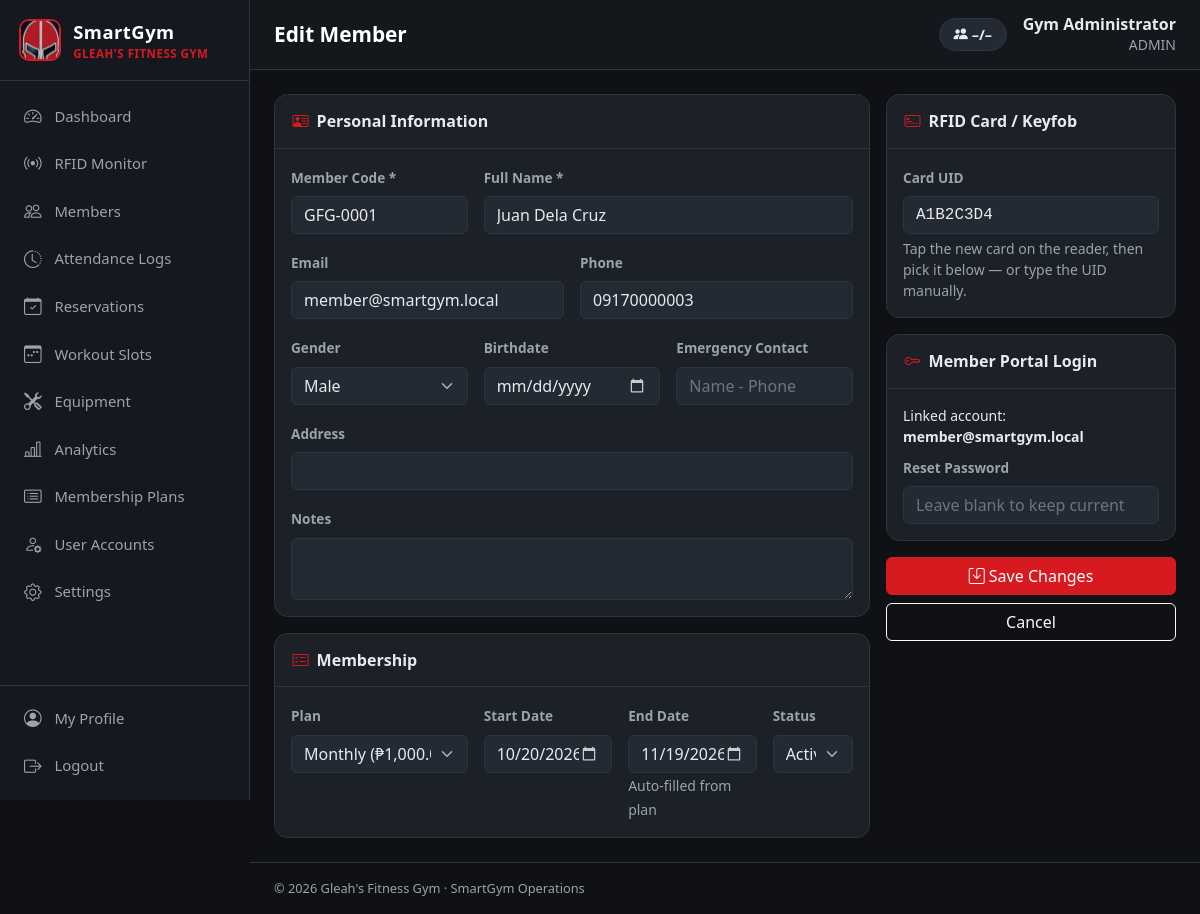
Screenshot of /member_form.php?id=1 (signed in) with the database file from the repository.
### tables this page shows
CREATE TABLE users (
  id INT UNSIGNED AUTO_INCREMENT PRIMARY KEY,
  full_name VARCHAR(120) NOT NULL,
  email VARCHAR(150) NOT NULL UNIQUE,
  phone VARCHAR(30) NULL,
  password_hash VARCHAR(255) NOT NULL,
  role ENUM('admin','staff','member') NOT NULL DEFAULT 'member',
  status ENUM('active','disabled') NOT NULL DEFAULT 'active',
  last_login_at DATETIME NULL,
  created_at DATETIME NOT NULL DEFAULT CURRENT_TIMESTAMP
);

CREATE TABLE members (
  id INT UNSIGNED AUTO_INCREMENT PRIMARY KEY,
  user_id INT UNSIGNED NULL UNIQUE,
  member_code VARCHAR(20) NOT NULL UNIQUE,
  full_name VARCHAR(120) NOT NULL,
  email VARCHAR(150) NULL,
  phone VARCHAR(30) NULL,
  gender ENUM('Male','Female','Other') NULL,
  birthdate DATE NULL,
  address VARCHAR(255) NULL,
  emergency_contact VARCHAR(150) NULL,
  rfid_uid VARCHAR(32) NULL UNIQUE,
  plan_id INT UNSIGNED NULL,
  membership_start DATE NULL,
  membership_end DATE NULL,
  status ENUM('active','inactive','suspended') NOT NULL DEFAULT 'active',
  is_inside TINYINT(1) NOT NULL DEFAULT 0,
  last_scan_at DATETIME NULL,
  notes TEXT NULL,
  created_at DATETIME NOT NULL DEFAULT CURRENT_TIMESTAMP,
  CONSTRAINT fk_members_user FOREIGN KEY (user_id) REFERENCES users(id) ON DELETE SET NULL,
  CONSTRAINT fk_members_plan FOREIGN KEY (plan_id) REFERENCES membership_plans(id) ON DELETE SET NULL,
  INDEX idx_members_inside (is_inside)
);

CREATE TABLE membership_plans (
  id INT UNSIGNED AUTO_INCREMENT PRIMARY KEY,
  name VARCHAR(80) NOT NULL,
  duration_days INT UNSIGNED NOT NULL,
  price DECIMAL(10,2) NOT NULL DEFAULT 0,
  description VARCHAR(255) NULL,
  is_active TINYINT(1) NOT NULL DEFAULT 1,
  created_at DATETIME NOT NULL DEFAULT CURRENT_TIMESTAMP
);

### includes/helpers.php (called while the page is built, shortened)
<?php
function db(): PDO
{
    static $pdo = null;
    if ($pdo === null) {
        $dsn = 'mysql:host=' . DB_HOST . ';port=' . DB_PORT . ';dbname=' . DB_NAME . ';charset=utf8mb4';
        $pdo = new PDO($dsn, DB_USER, DB_PASS, [
            PDO::ATTR_ERRMODE => PDO::ERRMODE_EXCEPTION,
            PDO::ATTR_DEFAULT_FETCH_MODE => PDO::FETCH_ASSOC,
            PDO::ATTR_EMULATE_PREPARES => false,
        ]);
        $pdo->exec("SET time_zone = '" . date('P') . "'");
    }
    return $pdo;
}
function q(string $sql, array $params = []): PDOStatement
{
    $st = db()->prepare($sql);
    $st->execute($params);
    return $st;
}
function e($value): string
{
    return htmlspecialchars((string)($value ?? ''), ENT_QUOTES, 'UTF-8');
}
function setting(string $key, $default = null)
{
    static $cache = null;
    if ($cache === null) {
        $cache = [];
        foreach (q('SELECT `key`, `value` FROM settings')->fetchAll() as $row) {
            $cache[$row['key']] = $row['value'];
        }
    }
    return $cache[$key] ?? $default;
}
function get(string $key, $default = '')
{
    $v = $_GET[$key] ?? $default;
    return is_string($v) ? trim($v) : $v;
}

### includes/auth.php (called while the page is built, shortened)
<?php
function current_user(): ?array
{
    static $user = false;
    if ($user === false) {
        $user = null;
        if (!empty($_SESSION['user_id'])) {
            $user = q("SELECT * FROM users WHERE id = ? AND status = 'active'", [$_SESSION['user_id']])->fetch() ?: null;
        }
    }
    return $user;
}
function require_login(): array
{
    $user = current_user();
    return $user;
}
function require_role(string ...$roles): array
{
    $user = require_login();
    return $user;
}

### member_form.php (the view, shortened to what this page needs)
<?php
$user = require_role('admin', 'staff');
$id = (int)get('id');
$member = $id ? q('SELECT * FROM members WHERE id = ?', [$id])->fetch() : null;
$linkedUser = ($member && $member['user_id']) ? q('SELECT * FROM users WHERE id = ?', [$member['user_id']])->fetch() : null;
$page_title = $member ? 'Edit Member' : 'Add Member';
$plans = q('SELECT * FROM membership_plans WHERE is_active = 1 OR id = ? ORDER BY duration_days', [$member['plan_id'] ?? 0])->fetchAll();
$data = $member ?: [
    'member_code' => next_member_code(), 'full_name' => '', 'email' => '', 'phone' => '', 'gender' => '', 'birthdate' => '',
    'address' => '', 'emergency_contact' => '', 'rfid_uid' => get('uid'), 'plan_id' => '', 'membership_start' => today(),
    'membership_end' => '', 'status' => 'active', 'notes' => '',
];
require __DIR__ . '/includes/header.php';
?>
<form method="post" class="row g-3">
    <div class="col-lg-8">
        <div class="card mb-3">
            <div class="card-header"><i class="bi bi-person-vcard"></i> Personal Information</div>
            <div class="card-body row g-3">
                <div class="col-md-4"><label class="form-label">Member Code *</label><input name="member_code" class="form-control" value="<?= e($data['member_code']) ?>" required></div>
                <div class="col-md-8"><label class="form-label">Full Name *</label><input name="full_name" class="form-control" value="<?= e($data['full_name']) ?>" required></div>
                <div class="col-md-6"><label class="form-label">Email</label><input type="email" name="email" class="form-control" value="<?= e($data['email']) ?>"></div>
                <div class="col-md-6"><label class="form-label">Phone</label><input name="phone" class="form-control" value="<?= e($data['phone']) ?>" placeholder="09XXXXXXXXX"></div>
                <div class="col-md-4"><label class="form-label">Gender</label>
                    <select name="gender" class="form-select"><option value="">—</option>
                        <?php foreach (['Male', 'Female', 'Other'] as $g): ?><option <?= $data['gender'] === $g ? 'selected' : '' ?>><?= $g ?></option><?php endforeach; ?>
                    </select></div>
                <div class="col-md-4"><label class="form-label">Birthdate</label><input type="date" name="birthdate" class="form-control" value="<?= e($data['birthdate']) ?>"></div>
                <div class="col-md-4"><label class="form-label">Emergency Contact</label><input name="emergency_contact" class="form-control" value="<?= e($data['emergency_contact']) ?>" placeholder="Name - Phone"></div>
                <div class="col-12"><label class="form-label">Address</label><input name="address" class="form-control" value="<?= e($data['address']) ?>"></div>
                <div class="col-12"><label class="form-label">Notes</label><textarea name="notes" rows="2" class="form-control"><?= e($data['notes']) ?></textarea></div>
            </div>
        </div>
        <div class="card">
            <div class="card-header"><i class="bi bi-card-checklist"></i> Membership</div>
            <div class="card-body row g-3">
                <div class="col-md-4"><label class="form-label">Plan</label>
                    <select name="plan_id" id="plan_id" class="form-select"><option value="">— No plan —</option>
                        <?php foreach ($plans as $pl): ?><option value="<?= $pl['id'] ?>" data-days="<?= $pl['duration_days'] ?>" <?= (string)$data['plan_id'] === (string)$pl['id'] ? 'selected' : '' ?>><?= e($pl['name']) ?> (<?= peso($pl['price']) ?>)</option><?php endforeach; ?>
                    </select></div>
                <div class="col-md-3"><label class="form-label">Start Date</label><input type="date" name="membership_start" id="m_start" class="form-control" value="<?= e($data['membership_start']) ?>"></div>
                <div class="col-md-3"><label class="form-label">End Date</label><input type="date" name="membership_end" id="m_end" class="form-control" value="<?= e($data['membership_end']) ?>"><small class="text-secondary">Auto-filled from plan</small></div>
                <div class="col-md-2"><label class="form-label">Status</label>
                    <select name="status" class="form-select"><?php foreach (['active', 'inactive', 'suspended'] as $s): ?><option value="<?= $s ?>" <?= $data['status'] === $s ? 'selected' : '' ?>><?= ucfirst($s) ?></option><?php endforeach; ?></select></div>
            </div>
        </div>
    </div>
    <div class="col-lg-4">
        <div class="card mb-3">
            <div class="card-header"><i class="bi bi-credit-card-2-front"></i> RFID Card / Keyfob</div>
            <div class="card-body">
                <label class="form-label">Card UID</label>
                <input name="rfid_uid" id="rfid_uid" class="form-control font-monospace" value="<?= e($data['rfid_uid']) ?>" placeholder="e.g. A1B2C3D4">
                <small class="text-secondary d-block mt-1">Tap the new card on the reader, then pick it below — or type the UID manually.</small>
            </div>
        </div>
        <div class="card mb-3">
            <div class="card-header"><i class="bi bi-key"></i> Member Portal Login</div>
            <div class="card-body">
                <?php if ($linkedUser): ?>
                    <p class="small mb-2">Linked account: <b><?= e($linkedUser['email']) ?></b></p>
                    <label class="form-label">Reset Password</label>
                    <input type="password" name="password" class="form-control" placeholder="Leave blank to keep current" autocomplete="new-password">
                <?php endif; ?>
            </div>
        </div>
        <div class="d-grid gap-2">
            <button class="btn btn-primary"><i class="bi bi-save"></i> <?= $member ? 'Save Changes' : 'Register Member' ?></button>
            <a href="<?= $member ? 'member_view.php?id=' . $member['id'] : 'members.php' ?>" class="btn btn-outline-light">Cancel</a>
        </div>
    </div>
</form>
<?php
require __DIR__ . '/includes/footer.php';

### includes/header.php (shortened to what this page needs)
<?php
$user = current_user();
$page_title = $page_title ?? 'Dashboard';
$active = $active ?? basename($_SERVER['SCRIPT_NAME'], '.php');
$gymName = setting('gym_name', "Gleah's Fitness Gym");
$nav = [
    ['dashboard', 'Dashboard', 'speedometer2', ['admin', 'staff', 'member']],
    ['rfid_monitor', 'RFID Monitor', 'broadcast', ['admin', 'staff']],
    ['members', 'Members', 'people', ['admin', 'staff']],
    ['access_logs', 'Attendance Logs', 'clock-history', ['admin', 'staff']],
    ['my_attendance', 'My Attendance', 'clock-history', ['member']],
    ['reservations', 'Reservations', 'calendar-check', ['admin', 'staff', 'member']],
    ['slots', 'Workout Slots', 'calendar3-week', ['admin', 'staff']],
    ['equipment', 'Equipment', 'tools', ['admin', 'staff']],
    ['analytics', 'Analytics', 'bar-chart-line', ['admin']],
    ['plans', 'Membership Plans', 'card-list', ['admin']],
    ['users', 'User Accounts', 'person-gear', ['admin']],
    ['settings', 'Settings', 'gear', ['admin']],
];
?>
<!doctype html>
<html lang="en">
<head>
    <link href="https://cdn.jsdelivr.net/npm/bootstrap@5.3.3/dist/css/bootstrap.min.css" rel="stylesheet">
    <link href="https://cdn.jsdelivr.net/npm/bootstrap-icons@1.11.3/font/bootstrap-icons.min.css" rel="stylesheet">
    <link href="assets/css/style.css" rel="stylesheet">
</head>
<body>
<div class="app-shell">
    <aside class="sidebar" id="sidebar">
        <a href="dashboard.php" class="brand">
            <img src="assets/img/helmet.png" alt="">
            <div>
                <div class="brand-title">SmartGym</div>
                <div class="brand-sub"><?= e($gymName) ?></div>
            </div>
        </a>
        <nav class="nav flex-column">
            <?php foreach ($nav as [$file, $label, $icon, $roles]): if (!in_array($user['role'], $roles, true)) continue; ?>
                <a class="nav-link<?= $active === $file ? ' active' : '' ?>" href="<?= $file ?>.php">
                    <i class="bi bi-<?= $icon ?>"></i><span><?= e($label) ?></span>
                </a>
            <?php endforeach; ?>
        </nav>
        <div class="sidebar-footer">
            <a class="nav-link<?= $active === 'profile' ? ' active' : '' ?>" href="profile.php"><i class="bi bi-person-circle"></i><span>My Profile</span></a>
            <a class="nav-link" href="logout.php"><i class="bi bi-box-arrow-right"></i><span>Logout</span></a>
        </div>
    </aside>
    <main class="main">
        <header class="topbar">
            <h1 class="page-title"><?= e($page_title) ?></h1>
            <div class="ms-auto d-flex align-items-center gap-3">
                <div class="capacity-pill" data-capacity-pill title="Members currently inside">
                    <i class="bi bi-people-fill"></i> <span data-cap-inside>–</span>/<span data-cap-max>–</span>
                </div>
                <div class="text-end d-none d-sm-block lh-sm">
                    <div class="fw-semibold"><?= e($user['full_name']) ?></div>
                    <small class="text-secondary text-uppercase"><?= e($user['role']) ?></small>
                </div>
            </div>
        </header>
        <div class="content">

### assets/css/style.css (style rules this page uses)
:root { --sg-red: #d71920; --sg-red-dark: #a50f15; --sg-black: #0f1115; --sg-sidebar: #15181e; --sg-surface: #1c2027; --sg-surface-2: #242a33; --sg-border: #2e3540; --sg-text: #e8eaed; --sg-muted: #9aa3ae; --bs-primary: #d71920; --bs-primary-rgb: 215, 25, 32; --bs-link-color: #ff4d55; --bs-link-hover-color: #ff7a80; }
body { background: var(--sg-black); color: var(--sg-text); font-family: "Segoe UI", system-ui, -apple-system, Roboto, sans-serif; }
.app-shell { display: flex; min-height: 100vh; }
.sidebar { width: 250px; flex-shrink: 0; background: var(--sg-sidebar); border-right: 1px solid var(--sg-border); display: flex; flex-direction: column; position: sticky; top: 0; height: 100vh; overflow-y: auto; z-index: 1040; }
.brand { display: flex; align-items: center; gap: .75rem; padding: 1.1rem 1.2rem; text-decoration: none; border-bottom: 1px solid var(--sg-border); }
.brand img { width: 42px; height: 42px; object-fit: cover; border-radius: 10px; border: 2px solid var(--sg-red); }
.brand-title { color: #fff; font-weight: 800; font-size: 1.15rem; letter-spacing: .5px; }
.brand-sub { color: var(--sg-red); font-size: .72rem; font-weight: 700; text-transform: uppercase; letter-spacing: .5px; }
.sidebar .nav { padding: .75rem .6rem; flex: 1; }
.sidebar .nav-link { color: var(--sg-muted); display: flex; align-items: center; gap: .75rem; padding: .6rem .85rem; border-radius: .5rem; font-weight: 500; font-size: .93rem; margin-bottom: 2px; transition: background .15s, color .15s; }
.sidebar .nav-link i { font-size: 1.1rem; width: 1.2rem; text-align: center; }
.sidebar-footer { padding: .6rem; border-top: 1px solid var(--sg-border); }
.main { flex: 1; min-width: 0; display: flex; flex-direction: column; }
.topbar { display: flex; align-items: center; gap: 1rem; padding: .9rem 1.5rem; background: rgba(21, 24, 30, .92); border-bottom: 1px solid var(--sg-border); position: sticky; top: 0; z-index: 1030; backdrop-filter: blur(6px); }
.page-title { font-size: 1.3rem; font-weight: 700; margin: 0; color: #fff; }
.content { padding: 1.5rem; flex: 1; }
.capacity-pill { background: var(--sg-surface-2); border: 1px solid var(--sg-border); border-radius: 999px; padding: .3rem .85rem; font-weight: 700; font-size: .9rem; }
.card { background: var(--sg-surface); border: 1px solid var(--sg-border); border-radius: .85rem; color: var(--sg-text); }
.card-header { background: transparent; border-bottom: 1px solid var(--sg-border); font-weight: 700; padding: .9rem 1.1rem; display: flex; align-items: center; gap: .5rem; }
.card-header .bi { color: var(--sg-red); }
.form-control, .form-select { background-color: var(--sg-surface-2); border-color: var(--sg-border); color: var(--sg-text); }
.form-control::placeholder { color: #6c757d; }
.form-label { font-weight: 600; font-size: .85rem; color: var(--sg-muted); }
.btn-primary { --bs-btn-bg: var(--sg-red); --bs-btn-border-color: var(--sg-red); --bs-btn-hover-bg: var(--sg-red-dark); --bs-btn-hover-border-color: var(--sg-red-dark); --bs-btn-active-bg: var(--sg-red-dark); --bs-btn-disabled-bg: var(--sg-red); --bs-btn-disabled-border-color: var(--sg-red); }
.text-muted, .text-secondary { color: var(--sg-muted) !important; }
a { color: #ff4d4f; }

### rows the page displays
users: full_name "Gym Administrator", role "ADMIN"
members: member_code "GFG-0001", full_name "Juan Dela Cruz", email "member@smartgym.local", phone "09170000003", gender "Male", plan_id "Monthly (₱1,000.00)", membership_start "10/20/2026", membership_end "11/19/2026", status "Active", rfid_uid "A1B2C3D4"
users: email "member@smartgym.local"

### other values shown
$gymName "GLEAH'S FITNESS GYM"
$label "Dashboard"
$label "RFID Monitor"
$label "Members"
$label "Attendance Logs"
$label "Reservations"
$label "Workout Slots"
$label "Equipment"
$label "Analytics"
$label "Membership Plans"
$label "User Accounts"
$label "Settings"
$page_title "Edit Member"
setting('gym_name', "Gleah's Fitness Gym") "Gleah's Fitness Gym"
APP_NAME "SmartGym Operations"
